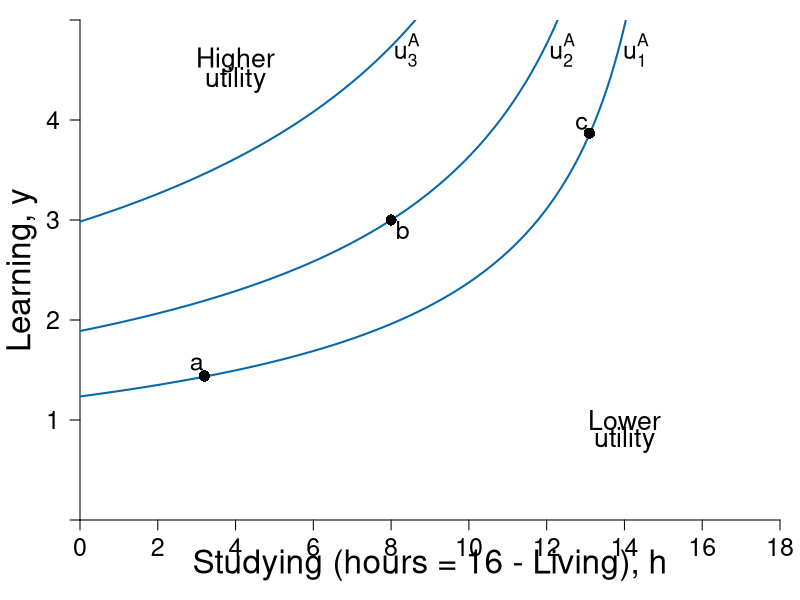

Generate this figure with R:
#Graph Designer: Simon Halliday
#Authors: Bowles, Foley and Halliday
#Title: Microeconomics: Competition, Conflict and Coordination

library(shape)
#pdf(file = "feasible_frontier_indifference_badsSTEP1.pdf", width = 8, height = 8)
#pdf(file = "feasible_frontier_indifference_badsSTEP2.pdf", width = 8, height = 8)
#pdf(file = "feasible_frontier_indifference_badsSTEP3.pdf", width = 8, height = 8)
#pdf(file = "feasible_frontier_indifference_badsSTEP4.pdf", width = 8, height = 8)
pdf(file = "constrained_optimization/feasible_frontier_indifference_bads_indiffsonly.pdf", width = 8, height = 8)

#Set parameters for graphics
pointsize <- 1.8
axislabelsize <- 2
labelsize <- 1.5
namesize <- 1.8
annotatesize <- 1.5
graphlinewidth <- 2
segmentlinewidth <- 1.5

COL <- c("#7fc97f", "#beaed4", "#fdc086", "#ffff99", "#386cb0", "#f0027f", "#bf5b17", "#666666")
COLA <- c("#e0f3db", "#99d8c9","#66c2a4","#41ae76", "#238b45", "#005824")
COLB <- c("#4eb3d3", "#2b8cbe", "#0868ac","#084081")

#Edited the margins to cater for the larger LHS labels
par(mar =  c(4, 4, 1, 1))

ppf <- function(x, slope = 1/64, bary = 4) {
  bary - slope *(16-x)^2
}

uFn <- function(x, y, alpha = 0.4){
  ((16-x)^alpha)*(y^(1-alpha))
}

indiffA <- function(x, ubar = uFn(8,3) - 1, alpha = 0.4) {
  (ubar/ ((16-x)^alpha))^(1/ (1 - alpha))
}

ylims <- c(0, 5)
xlims <- c(0, 18)

npts <- 501 
x <- seq(xlims[1], xlims[2], length.out = npts)
y <- seq(ylims[1], ylims[2], length.out = npts) 
#step by step graphs:
#step 2:
#a <- uFn(8, 3) - 1
#step 3:
#a <- c(uFn(8, 3) - 1, uFn(8, 3) + 1.4) 
#final:
a <- c(uFn(8, 3) - 1, uFn(8, 3), uFn(8, 3) + 1.4) #alpha = 0.4

plot(0, 0, xlim = xlims, ylim = ylims, type = "n",
     xlab = expression(paste("")),
     ylab = expression(paste("")), 
     xaxt = "n", 
     yaxt = "n", 
     cex.lab = axislabelsize, 
     bty = "n", 
     xaxs="i", 
     yaxs="i"
)


# ticksy <- seq(from = 0, to = ylims[2], by = 1)
# ylabels <- seq(from = 0, to = ylims[2], by = 1)
ticksx <- seq(from = 0, to = xlims[2], by = 2)
xlabels <- seq(from = 0, to = xlims[2], by = 2)
ticksy <- c(ylims[1], 1, 2, 3, 4, ylims[2])
ylabels <- c(NA, 1, 2, 3, 4, NA)
# ticksx <- c(xlims[1], 5.25, 8.944272, xlims[2])
# xlabels <- c(NA, expression(paste(x,"*")), expression(paste(bar(x))), NA)

axis(1, at = ticksx, pos = 0, labels = xlabels, cex.axis = labelsize)
axis(2, at = ticksy, pos = 0, labels = ylabels, las = 1, cex.axis = labelsize)

npts <- 500 
xx1 <- seq(xlims[1], xlims[2], length.out = npts)
xx2 <- seq(0, xlims[2], length.out = npts)
xx3 <- seq(xlims[1], 0, length.out = npts)
xx4 <- seq(-11, 0, length.out = npts)

#Draw the polygon for shading the feasible set
# xpoly1 <- seq(from = xlims[1], to = xlims[2], length.out = 500)
# ypoly1 <- ppf(xpoly1)
# polygon(x = c(xlims[2], xlims[2], xpoly1, 0),
#         y = c(ppf(xlims[2]), 0, ypoly1, ylims[2]),
#         col=COLA[1], density=NULL, border = NA)

#Draw the graphs
# lines(xx1, ppf(xx1), col = COLA[5], lwd = graphlinewidth)

#Label the feasible frontier
# text(16, 3, expression("Feasible Frontier"), cex = labelsize)
# Arrows(16, 3.1, 16, 3.9, col = "black", lty = 1, lwd = 2, arr.type = "triangle", arr.lwd = 0.5)

contour(x, y, 
        outer(x, y, uFn),
        drawlabels = FALSE,
        col = COLB[3],
        lwd = graphlinewidth,
        levels = a, 
        xaxs="i", 
        yaxs="i", 
        add = TRUE)

#Axis labels
text(0.5*xlims[2], -0.45, expression(paste("Studying (hours = 16 - Living), ", h)), xpd = TRUE, cex = axislabelsize) 
text(-1.5, 0.5*ylims[2], expression(paste("Learning, ", y)), xpd = TRUE, cex = axislabelsize, srt = 90) 


#mtext(expression(paste("Studying (hours = 16 - Living), ", h)), side = 1, line = 2.5, cex = axislabelsize)
#text(-1.2, 0.5*ylims[2], expression(paste("Learning, ", y)), xpd = TRUE, cex = axislabelsize, srt = 90) 

#Add mrs = mrt at i
# text(7.3, 3.6, expression(paste(mrs(x,y) == mrt(x,y))), cex = labelsize)
# Arrows(8, 3.5, 8, 3.15, col = "black", lty = 1, lwd = 2, arr.type = "triangle", arr.lwd = 0.5)

#Label the indifference curves
text(14.3, 4.7, expression(u[1]^A), cex = labelsize)
text(12.4, 4.7, expression(u[2]^A), cex = labelsize)
text(8.4, 4.7, expression(u[3]^A), cex = labelsize)

#Annotate max u point on feasible frontier
text(8.3, ppf(8) - 0.1, expression(paste(b)), cex = labelsize)
# segments(8, 0, 8, ppf(x = 8), lty = 2, col = "gray", lwd = segmentlinewidth)
# segments(0, ppf(x = 8), 8, ppf(x = 8), lty = 2, col = "gray", lwd = segmentlinewidth)
points(8, ppf(x = 8), pch = 16, col = "black", cex = 1.5)

text(3.2-0.2, ppf(3.2) + 0.12, expression(paste(a)), cex = labelsize)
# segments(3.2, 0, 3.2, ppf(x = 3.2), lty = 2, col = "gray", lwd = segmentlinewidth)
# segments(0, ppf(x = 3.2), 3.2, ppf(x = 3.2), lty = 2, col = "gray", lwd = segmentlinewidth)
points(3.2, ppf(x = 3.2), pch = 16, col = "black", cex = 1.5)


text(13.1-0.2, ppf(13.1) + 0.1, expression(paste(c)), cex = labelsize)
# segments(13.1, 0, 13.1, ppf(x = 13.1), lty = 2, col = "gray", lwd = segmentlinewidth)
# segments(0, ppf(x = 13.1), 13.1, ppf(x = 13.1), lty = 2, col = "gray", lwd = segmentlinewidth)
points(13.1, ppf(x = 13.1), pch = 16, col = "black", cex = 1.5)

text(14, 1, expression("Lower"), cex = labelsize + 0.1)
text(14, 0.8, expression("utility"), cex = labelsize + 0.1)

text(4, 4.6, expression("Higher"), cex = labelsize + 0.1)
text(4, 4.4, expression("utility"), cex = labelsize + 0.1)

dev.off()
